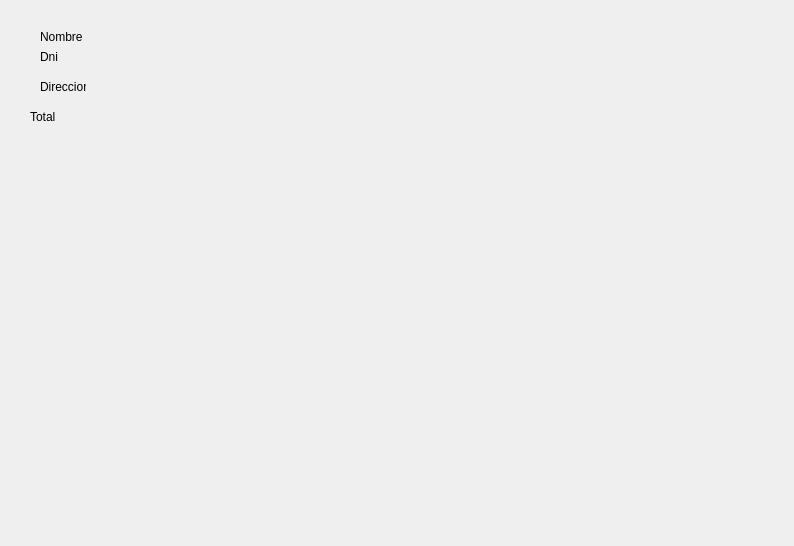
<?xml version="1.0" encoding="UTF-8"?>
<ui version="4.0">
 <class>ui_edit_boleta_venta</class>
 <widget class="QWidget" name="ui_edit_boleta_venta">
  <property name="geometry">
   <rect>
    <x>0</x>
    <y>0</y>
    <width>794</width>
    <height>546</height>
   </rect>
  </property>
  <property name="windowTitle">
   <string>Boleta de Venta</string>
  </property>
  <widget class="QLabel" name="label">
   <property name="geometry">
    <rect>
     <x>40</x>
     <y>30</y>
     <width>46</width>
     <height>13</height>
    </rect>
   </property>
   <property name="text">
    <string>Nombre </string>
   </property>
  </widget>
  <widget class="QLabel" name="label_2">
   <property name="geometry">
    <rect>
     <x>40</x>
     <y>50</y>
     <width>46</width>
     <height>13</height>
    </rect>
   </property>
   <property name="text">
    <string>Dni</string>
   </property>
  </widget>
  <widget class="QLabel" name="label_3">
   <property name="geometry">
    <rect>
     <x>40</x>
     <y>80</y>
     <width>46</width>
     <height>13</height>
    </rect>
   </property>
   <property name="text">
    <string>Direccion</string>
   </property>
  </widget>
  <widget class="QLabel" name="label_4">
   <property name="geometry">
    <rect>
     <x>30</x>
     <y>110</y>
     <width>46</width>
     <height>13</height>
    </rect>
   </property>
   <property name="text">
    <string>Total</string>
   </property>
  </widget>
 </widget>
 <resources/>
 <connections/>
</ui>
